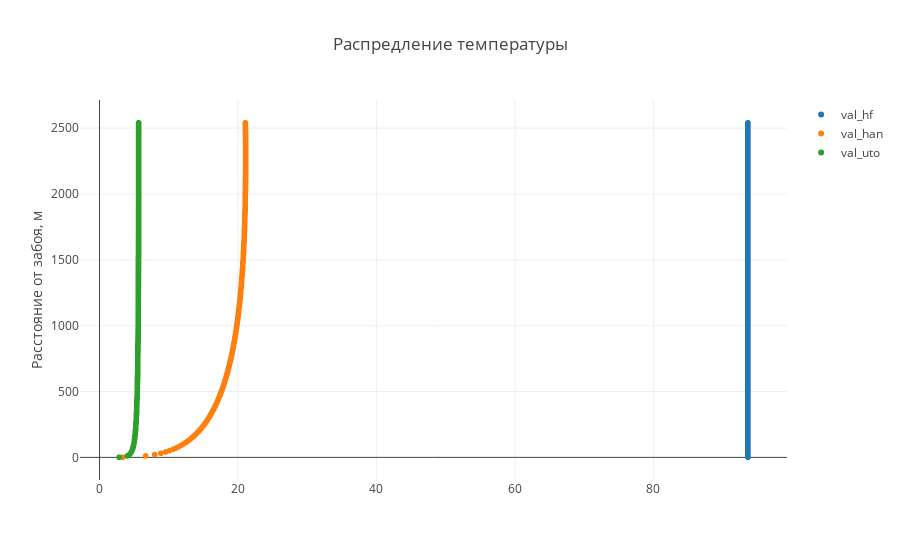

Source (notebook cell):
### Code cell
trace1 = trace(45)
trace2 = trace(46)
trace3 = trace(49)


data = [trace1, trace2, trace3]

plot()

### Figure 1 — Plotly figure (JSON) as saved in the notebook; plotly's stock layout.template omitted (floating-point values rounded to 4 significant figures; data arrays with more than 128 entries replaced by an {"elided": "..."} marker saying what was removed)
{"data": [{"mode": "markers", "name": "val_hf", "type": "scattergl", "uid": "620ecda8-11d1-4149-b88f-8e51fe2f7f9b", "x": {"elided": "255 float values"}, "y": {"elided": "255 int values"}}, {"mode": "markers", "name": "val_han", "type": "scattergl", "uid": "91671ded-39d9-4ad7-8104-d67cd7a6458e", "x": {"elided": "255 float values"}, "y": {"elided": "255 int values"}}, {"mode": "markers", "name": "val_uto", "type": "scattergl", "uid": "1a7027a4-0c36-447a-a427-ef1f735024d3", "x": {"elided": "255 float values"}, "y": {"elided": "255 int values"}}], "layout": {"title": {"text": "Распредление температуры"}, "yaxis": {"title": {"text": "Расстояние от забоя, м"}}}}
